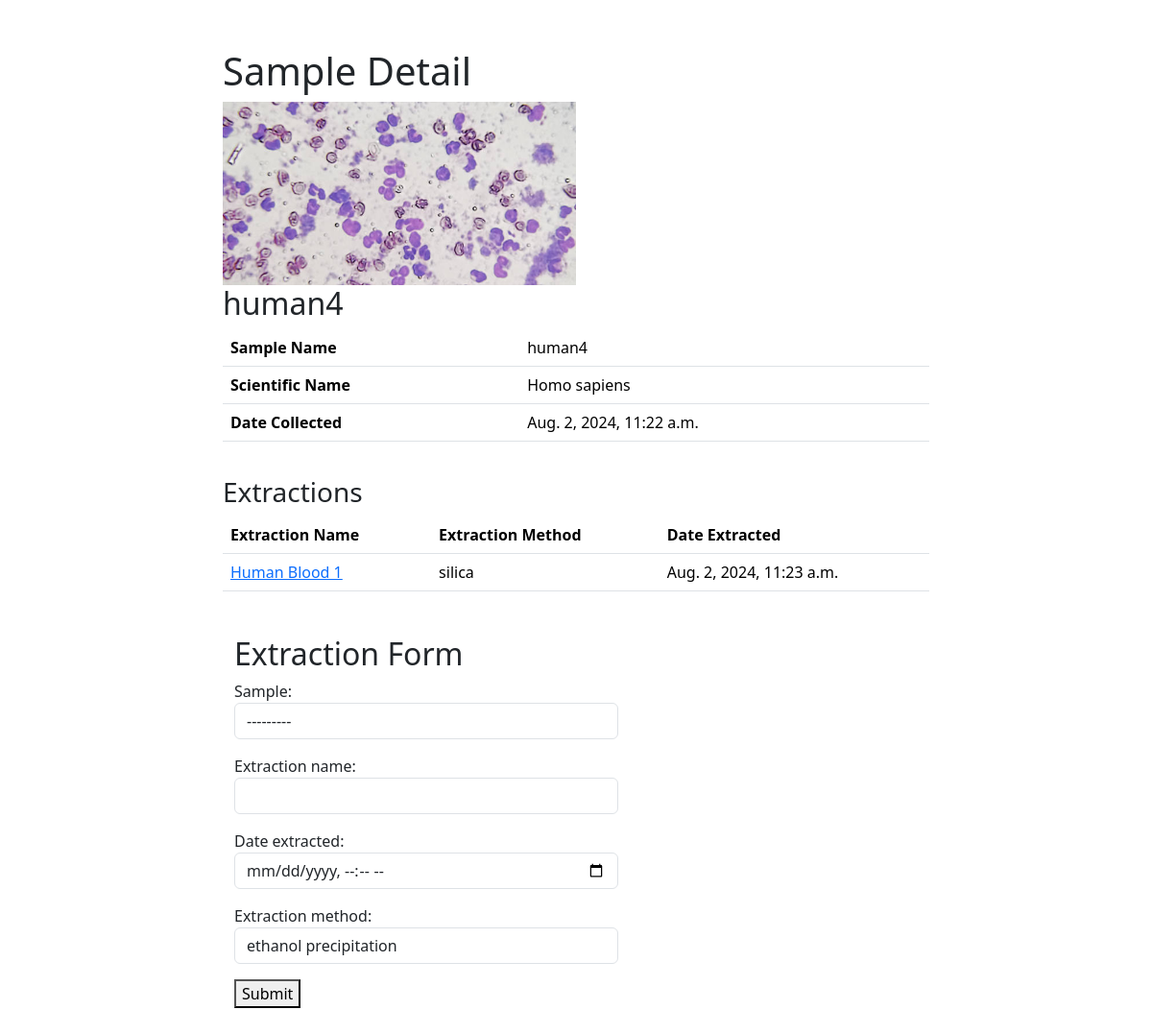
The page /LIMS/sample/45 on the database its author committed.
### LIMS/models.py (models this page shows)
class Sample(models.Model):
    sample_name = models.CharField(max_length=200, unique=True)
    taxon_id = models.CharField(max_length=20)
    scientific_name = models.CharField(max_length=200)
    common_name = models.CharField(max_length=200, default='')
    date_collected = models.DateTimeField("date collected")
    Sample_Img = models.ImageField(upload_to='images/')
    def __str__(self):
        return self.sample_name

class Extraction(models.Model):
    sample = models.ForeignKey(Sample, on_delete=models.CASCADE)
    extraction_date = models.DateTimeField("date extracted")
    extraction_name = models.CharField(max_length=200)
    extraction_method_list = ["phenol chloroform", "ethanol precipitation", "silica"]
    extraction_method_list_sorted = sorted([(item, item) for item in extraction_method_list])
    extraction_method = models.CharField(max_length=25, choices=extraction_method_list_sorted, default="ethanol precipitation")

### LIMS/views.py (the view)
# urls.py: path('sample/<int:sample_id>', views.DetailView, name="sample"),
def DetailView(request, sample_id):
    if request.method == 'GET':
        samples = Sample.objects.all()
    s = Sample.objects.get(pk=sample_id)
    if request.method == 'POST':
        form = ExtractionForm(request.POST, request.FILES)
        extraction_name = request.POST.get('extraction_name', '')
        extraction_method = request.POST.get('extraction_method', '')
        extraction_date = request.POST.get('extraction_date', '')
        if '' in (extraction_name, extraction_method, extraction_date):
            pass
        else:
            e = Extraction(extraction_name=extraction_name, extraction_method=extraction_method, extraction_date=extraction_date, sample=s)
            e.save()
    else:
        form = ExtractionForm()
    context = {
        "sample": s,
        "sample_id": sample_id,
        'form': form,
    }
    exts = s.extraction_set.all()
    context["extractions"] = exts
    return render(request, "LIMS/sample_detail.html", context)

### LIMS/forms.py
class Extraction(forms.ModelForm):
    class Meta:
        model = Extraction
        fields = ['sample', 'extraction_name', 'extraction_date', 'extraction_method']
        widgets = {
            'sample': forms.Select(attrs={
                'class': "form-control",
                'style': 'max-width: 400px;',
            }),
            'extraction_name': TextInput(attrs={
                'class': "form-control",
                'style': 'max-width: 400px;',
                }),
            'extraction_date': forms.DateTimeInput(attrs={
                'class':'form-control',
                'style': 'max-width: 400px;',
                'type': 'datetime-local',
            }),
            'extraction_method': forms.Select(attrs={
                'class': "form-control",
                'style': 'max-width: 400px;',
            })
        }

### LIMS/templates/LIMS/sample_detail.html (shortened to what this page needs)
{% extends "master.html" %}
{% block content %}
<h1>Sample Detail</h1>
            <div class="col-md-4">
                    <img src="{{ sample.Sample_Img.url }}" class="img-responsive" style="width: 150%;"/>
            </div>
<h2>{{ sample.sample_name }}</h2>
<table class="table">
    <tr>
        <th>Sample Name</th>
        <td>{{ sample.sample_name }}</td>
    </tr>
    <tr>
        <th>Scientific Name</th>
        <td>{{ sample.scientific_name }}</td>
    </tr>
    <tr>
        <th>Date Collected</th>
        <td>{{ sample.date_collected }}</td>
    </tr>
</table>
<h3 style="position: relative; top: 20px;">Extractions</h3>
<table class="table" style="position: relative; top: 20px;">
    <tr>
        <th>Extraction Name</th>
        <th>Extraction Method</th>
        <th>Date Extracted</th>
    </tr>
{% for extraction in sample.extraction_set.all %}
    <tr>
        <td><a href="/LIMS/extraction/{{ extraction.pk }}">{{ extraction.extraction_name }}</a></td>
        <td>{{ extraction.extraction_method }}</td>
        <td>{{ extraction.extraction_date }}</td>
    </tr>
{% endfor %}
</table>
<div class="container" style="position: relative; top: 50px;">
    <h2>Extraction Form</h2>
    <form method = "post" enctype="multipart/form-data">
        <div class="form-group">
            {{ form.as_p }}
            <button type="submit" style="margin-bottom: 50px;">Submit</button>
        </div>
    </form>
</div>
{% endblock %}

### rows shown on the page
Sample: Sample_Img (picture), sample_name "human4", scientific_name "Homo sapiens", date_collected "Aug. 2, 2024, 11:22 a.m."
Extraction: extraction_name "Human Blood 1", extraction_method "silica", extraction_date "Aug. 2, 2024, 11:23 a.m."
